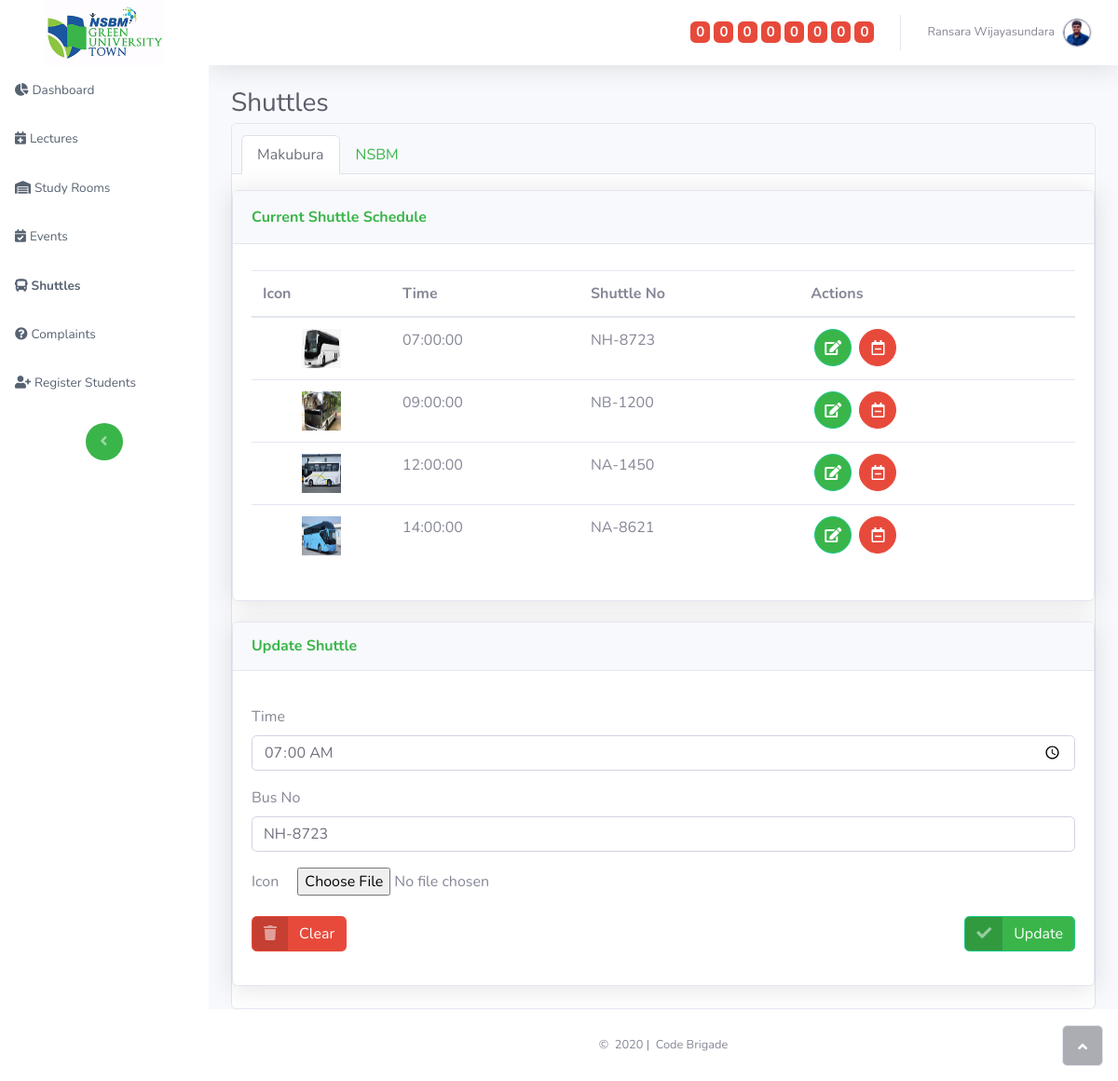
The page /shuttles.php?edit=8 (signed in) on the database its author committed.
### tables this page shows
CREATE TABLE `shuttles` (
  `shuttleID` int(11) NOT NULL,
  `shuttleFrom` varchar(20) NOT NULL,
  `shuttleTime` time NOT NULL,
  `shuttleNo` varchar(20) NOT NULL,
  `shuttleIcon` varchar(200) NOT NULL
);

### assets/php/addShuttles.php (called while the page is built, shortened)
<?php
require_once "config.php";
					if (isset($_GET['edit'])){
						global $conn;
						$shID = $_GET['edit'];
						$update = true;
						$query = $conn->query("SELECT * FROM shuttles  WHERE shuttleID = '$shID'");
							$row = $query->fetch_assoc();
							$editshTime = $row['shuttleTime'];
							$editshNo = $row['shuttleNo'];
						}
?>

### shuttles.php (the view, shortened to what this page needs)
<?php
	require "assets/php/config.php";
?>
<!DOCTYPE html>
<html>
<head>
    <link rel="stylesheet" href="assets/bootstrap/css/bootstrap.min.css">
    <link rel="stylesheet" href="assets/fonts/fontawesome-all.min.css">
    <link rel="stylesheet" href="assets/css/custom.css">
</head>
<body id="page-top">
<?php require_once "assets/php/addShuttles.php"; ?>
    <div id="wrapper">
        <nav class="navbar navbar-dark align-items-start sidebar sidebar-dark accordion bg-gradient-primary p-0">
            <div class="container-fluid d-flex flex-column p-0">
                <a class="navbar-brand d-flex justify-content-center align-items-center sidebar-brand m-0" href="#">
                    <div class="sidebar-brand-text mx-3"><img src="assets/img/nsbmlogo.png" style="height: 69px;"></div>
                </a>
                <ul class="nav navbar-nav text-light" id="accordionSidebar">
                    <li class="nav-item" role="presentation"><a class="nav-link" href="dashboard.php"><i class="fas fa-chart-pie" style="color: rgb(87,98,113);"></i><span style="color: rgb(87,98,113);">Dashboard</span></a></li>
                    <li class="nav-item" role="presentation"><a class="nav-link" href="lectures.php"><i class="fas fa-calendar-plus" style="color: rgb(87,98,113);"></i><span style="color: rgb(87,98,113);">Lectures</span></a></li>
                    <li class="nav-item" role="presentation"><a class="nav-link" href="studyrooms.php"><i class="fas fa-warehouse" style="color: rgb(87,98,113);"></i><span style="color: rgb(87,98,113);">Study Rooms</span></a></li>
                    <li class="nav-item" role="presentation"><a class="nav-link" href="events.php"><i class="fas fa-calendar-check" style="color: rgb(87,98,113);"></i><span style="color: rgb(87,98,113);">Events</span></a></li>
                    <li class="nav-item" role="presentation"><a class="nav-link active" href="shuttles.php"><i class="fas fa-bus" style="color: rgb(87,98,113);"></i><span style="color: rgb(87,98,113);">Shuttles</span></a></li>
                    <li class="nav-item" role="presentation"><a class="nav-link" href="complaints.php"><i class="fas fa-question-circle" style="color: rgb(87,98,113);"></i><span style="color: rgb(87,98,113);">Complaints</span></a></li>
                    <li class="nav-item" role="presentation"><a class="nav-link" href="addstudents.php"><i class="fas fa-user-plus" style="color: rgb(87,98,113);"></i><span style="color: rgb(87,98,113);">Register Students</span></a></li>
                </ul>
                <div class="text-center d-none d-md-inline"><button class="btn rounded-circle border-0" id="sidebarToggle" type="button" style="background-color: rgb(58,181,74);"></button></div>
            </div>
        </nav>
        <div class="d-flex flex-column" id="content-wrapper">
        <?php include "assets/php/headermenu.php";?>
        </div>
        </nav>
        <div class="container-fluid">
            <h3 class="text-dark mb-1">Shuttles</h3>
            <div class="card">
                <div class="card-header">
                    <ul class="nav nav-tabs card-header-tabs" role="tablist">
                        <li class="nav-item"><a class="nav-link active" id="item-1-1-tab" data-toggle="tab" role="tab" aria-controls="item-1-1" aria-selected="true" href="#item-1-1">Makubura</a></li>
                        <li class="nav-item"><a class="nav-link" id="item-1-2-tab" data-toggle="tab" role="tab" aria-controls="item-1-2" aria-selected="false" href="#item-1-2">NSBM</a></li>
                    </ul>
                </div>
                <div id="nav-tabContent" class="tab-content">
                    <div id="item-1-1" class="tab-pane fade show active" role="tabpanel" aria-labelledby="item-1-1-tab">
                        <div class="row">
                            <div class="col">
                                <div class="card shadow">
                                    <div class="card-header py-3">
                                        <p class="text-primary m-0 font-weight-bold" style="color: rgb(58,181,74);">Current Shuttle Schedule</p>
                                    </div>
                                    <div class="card-body">
                                        <div class="table-responsive table mt-2" id="dataTable" role="grid" aria-describedby="dataTable_info">
                                        <table class="table dataTable my-0" id="dataTable">
                                            <thead>
                                                    <tr>
                                                        <th>Icon</th>
                                                        <th>Time</th>
                                                        <th>Shuttle No</th>
                                                        <th>Actions</th>
                                                    </tr> </thead>
                                                    <tbody>
                                                    <?php
                                                        global $conn;
                                                        $query = $conn->query("select * from shuttles where shuttleFrom='NSBM' ORDER BY shuttleTime ");
				                                        while($rows = $query->fetch_assoc()){
			                                            ?>
			                                            <tr>
                                                            <td><img src="assets/shuttleicons/<?php echo $rows['shuttleIcon'];?>" height="42" width="42"></td>
			                                            	<td><?php echo $rows['shuttleTime'];?></td>
			                                            	<td><?php echo $rows['shuttleNo'];?></td>
                                                            <td><a href="shuttles.php?edit=<?php echo $rows['shuttleID'];?> "  class="btn btn-success btn-circle ml-1" ><i class="fas fa-edit text-white"></i></a>
                                                            <a href="assets/php/deleteShuttle.php?shuttleID=<?php echo $rows['shuttleID'];?> " class="btn btn-danger btn-circle ml-1"><i class="far fa-calendar-minus text-white"></a>
                                                            </td>
			                                                </tr>
			                                                <?php } ?>
                                                            </tbody>
                                            </table>
                                        </div>
                                    </div>
                                </div>
                            </div>
                        </div>
                        <div class="row" style="margin-top: 22px;">
                            <div class="col">
                                <div class="card shadow mb-4">
                                    <div class="card-header py-3">
                                    <?php
                                        if($update==true):
                                    ?>
                                                            <h6 class="text-primary font-weight-bold m-0">Update Shuttle</h6>
                                      <?php else: ?>
                                                            <h6 class="text-primary font-weight-bold m-0">Add Shuttle</h6>
                                            <?php endif; ?>
                                    </div>
                                    <div class="card-body">
                                        <div class="form-group">
                                            <form method="post" action="assets/php/addShuttles.php" enctype="multipart/form-data">
                                                <div class="form-row" style="margin-top: 17px;">
                                                    <div class="col"><label>Time</label><input class="form-control" type="time" name="addShuttleTime" required="" value="<?php echo $editshTime?>"></div>
                                                </div>
                                                <div class="form-row" style="margin-top: 17px;">
                                                    <div class="col"><label>Bus No</label><input class="form-control" type="text" name="addShuttleBus" required="" value="<?php echo $editshNo?>"></div>
                                                </div>
                                                <div class="form-row" style="margin-top: 17px;">
                                                    <div class="col"><label>Icon</label><input type="file" style="margin-left: 20px;" name="addShuttleIcon"></div>
                                                </div>
                                                <div class="form-row" style="margin-top: 17px;">
                                                    <div class="col">
                                                        <div id="btnwrapperleft"><button class="btn btn-danger btn-icon-split" type="reset"><span class="text-white-50 icon"><i class="fas fa-trash"></i></span><span class="text-white text">Clear</span></button></div>
                                                    </div>
                                                    <div class="col">
                                                    <?php
                                                            if($update==true):
                                                        ?>
                                                                                <div id="btnwrapperright"><button name="update" class="btn btn-success btn-icon-split" type="submit"><span class="text-white-50 icon"><i class="fas fa-check"></i></span><span class="text-white text">Update</span></button></div>
                                                            <?php else: ?>
                                                        <div id="btnwrapperright"><button class="btn btn-success btn-icon-split" name="add" type="submit"><span class="text-white-50 icon"><i class="fas fa-check"></i></span><span class="text-white text">Add</span></button></div>
                                                        <?php endif; ?>                                                      </div>
                                                </div>
                                            </form>
                                        </div>
                                    </div>
                                </div>
                            </div>
                        </div>
                    </div>
                </div>
            </div>
        </div>
    </div>
    <footer class="bg-white sticky-footer">
        <div class="container my-auto">
            <div class="text-center my-auto copyright"><span>© &nbsp;2020 | &nbsp;Code Brigade</span></div>
        </div>
    </footer>
    </div><a class="border rounded d-inline scroll-to-top" href="#page-top"><i class="fas fa-angle-up"></i></a></div>
</body>
</html>

### assets/css/custom.css (style rules this page uses)
.bg-gradient-primary { background-color: #4e73df; background-image: linear-gradient(180deg,#ffffff 10%,#ffffff); background-size: cover; }
img, svg { display: block; margin: auto; }
.text-primary { color: rgb(58,181,74)!important; }
a { color: #3ab54a; text-decoration: none; background-color: transparent; }
#btnwrapperright { float: right; }
#btnwrapperleft { float: left; }
.btn-success { background-color: #3ab54a; }

### rows shown on the page
shuttles: shuttleIcon (picture), shuttleTime "07:00:00", shuttleNo "NH-8723", addShuttleTime "07:00:00", addShuttleBus "NH-8723"
shuttles: shuttleIcon (picture), shuttleTime "09:00:00", shuttleNo "NB-1200"
shuttles: shuttleIcon (picture), shuttleTime "12:00:00", shuttleNo "NA-1450"
shuttles: shuttleIcon (picture), shuttleTime "14:00:00", shuttleNo "NA-8621"
